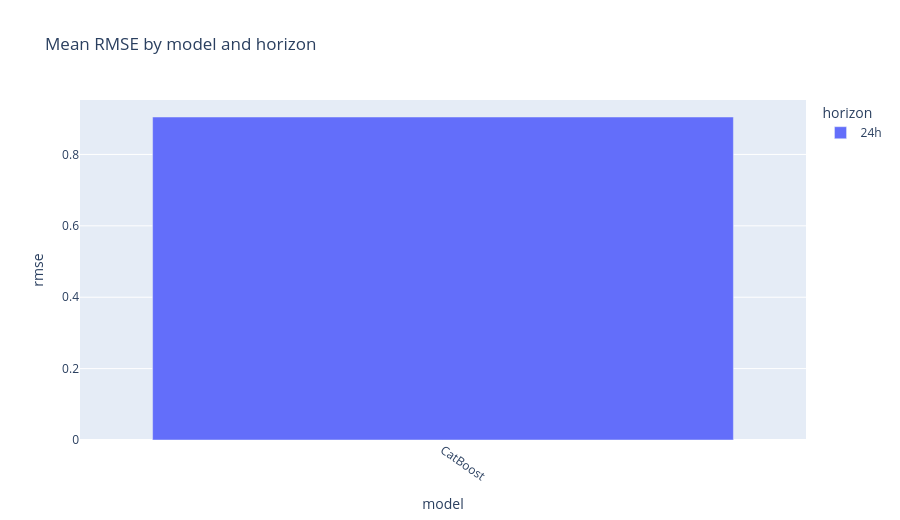

Notebook source saved alongside this figure:
### Code cell
# Формируется краткая сводка по доступным результатам моделей.
if not m.empty:
    metric_cols = [c for c in ['rmse','mae','r2','corr','bias'] if c in m.columns]
    agg = m.groupby(['horizon','model'], dropna=False)[metric_cols].mean(numeric_only=True).reset_index()
    fig = px.bar(agg, x='model', y='rmse', color='horizon', barmode='group', title='Mean RMSE by model and horizon', height=520)
    fig.update_xaxes(tickangle=35)
    fig.show()

### Figure 1 — Plotly figure (JSON) as saved in the notebook; plotly's stock layout.template omitted (floating-point values rounded to 4 significant figures)
{"data": [{"alignmentgroup": "True", "hovertemplate": "horizon=24h<br>model=%{x}<br>rmse=%{y}<extra></extra>", "legendgroup": "24h", "marker": {"color": "#636efa", "pattern": {"shape": ""}}, "name": "24h", "offsetgroup": "24h", "orientation": "v", "showlegend": true, "textposition": "auto", "type": "bar", "x": ["CatBoost"], "xaxis": "x", "y": [0.9049], "yaxis": "y"}], "layout": {"barmode": "group", "height": 520, "legend": {"title": {"text": "horizon"}, "tracegroupgap": 0}, "title": {"text": "Mean RMSE by model and horizon"}, "xaxis": {"anchor": "y", "domain": [0.0, 1.0], "tickangle": 35, "title": {"text": "model"}}, "yaxis": {"anchor": "x", "domain": [0.0, 1.0], "title": {"text": "rmse"}}}}
